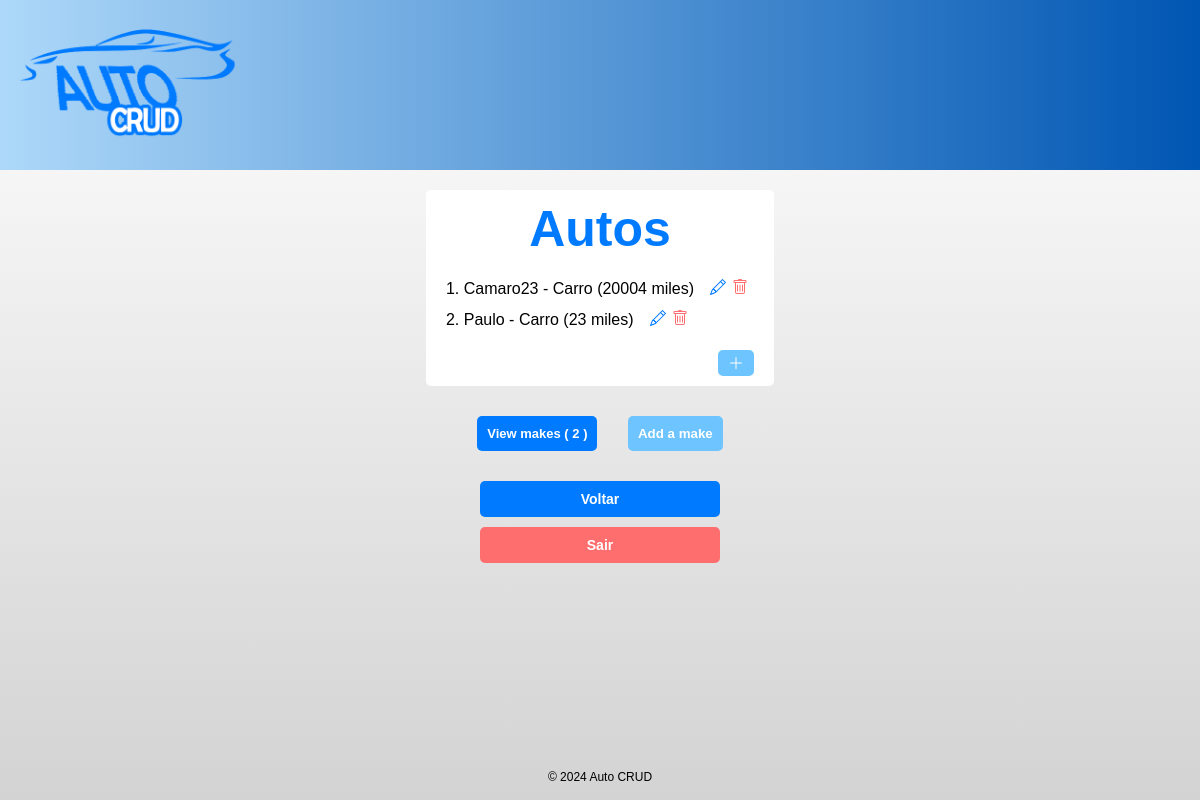
Before: /crud/autos/ (signed in) with the older database file.
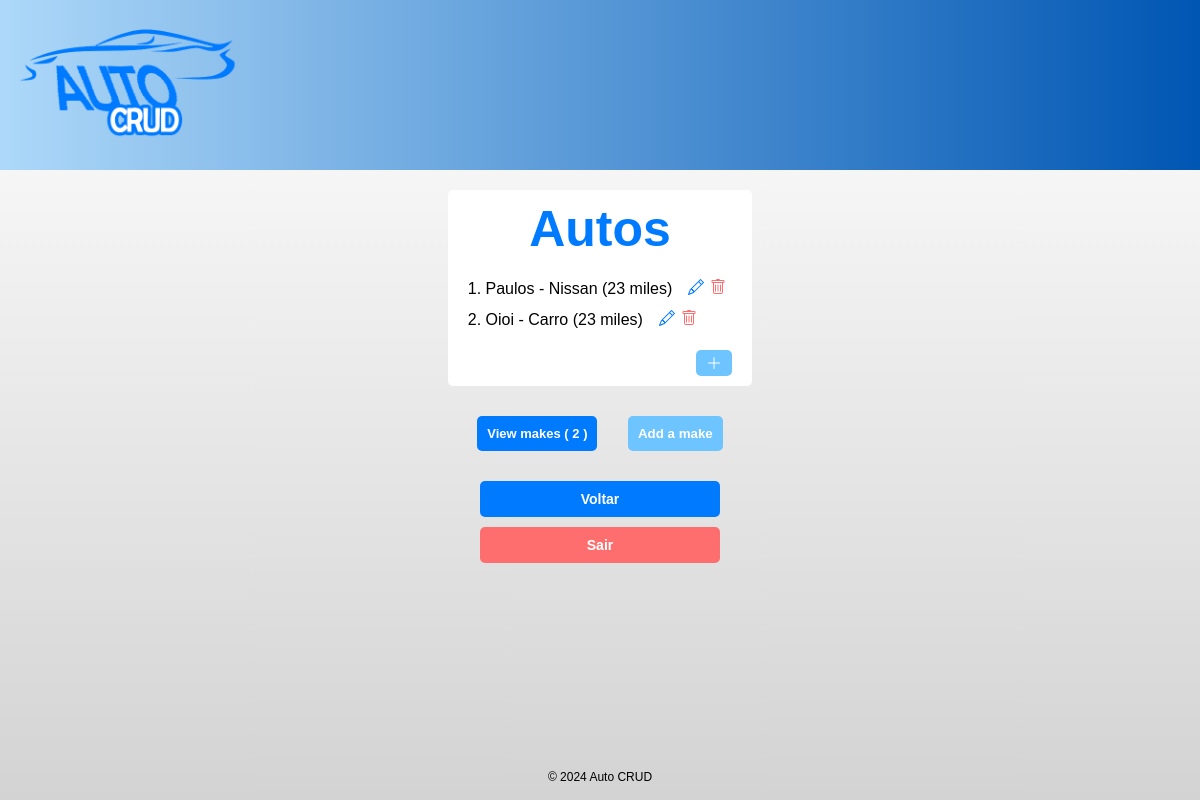
After: the same page with the newer database file.
### autocrud/models.py (models this page shows, shortened)
class Auto(models.Model):
    nickname = models.CharField(max_length=200)
    mileage = models.PositiveIntegerField()
    make = models.ForeignKey('Make', on_delete=models.CASCADE, null=False)
    user = models.ForeignKey(User, on_delete=models.CASCADE, null=False)
    user_specific_id = models.PositiveIntegerField()

class Make(models.Model):
    name = models.CharField(max_length=50)
    user = models.ForeignKey(User, on_delete=models.CASCADE, null=False)
    def __str__(self):
        return self.name

### autocrud/views.py (the view)
# urls.py: path('autos/', views.autos, name='autos'),
@login_required(login_url='/crud/login/') #Faz a autenticação e a gente escolhe a página de login (Por padrão é '/accounts/login/')
def autos(request):
    if request.method == 'POST' and 'sair' in request.POST:
        logout(request)
        return redirect('autocrud:autos')
    else:
        user_id = request.user.id
        makeCount = Make.objects.filter(user_id=user_id).count()
        makes = Make.objects.filter(user_id=user_id)
        autos = Auto.objects.filter(user_id=user_id)
        return render(request, 'autolist.html', {'makeCount': makeCount, 'makes': makes, 'autos': autos })

### autocrud/templates/autolist.html (shortened to what this page needs)
{% extends "base.html" %}
{% block content %}
{% if autos %}
        <div style="margin-top: 20px; background-color: white; padding: 10px 20px; border-radius: 5px; display: inline-block;">
        <h1 style="font-size: 50px; margin: 0px 0px 20px 0px; color: #007bff;">Autos</h1>
            <ul style="list-style-type: none; padding: 0; text-align: center;">
                {% for auto in autos %}
                    <li style="margin-bottom: 10px; display: flex; align-items: center;">
                        {{ forloop.counter }}. {{ auto.nickname }} - {{ auto.make }} ({{ auto.mileage }} miles)
                        <a href="{% url 'autocrud:auto_update' auto.id %}">
                            <button id="openModalBtnAutoUpdate" class="edit" style="background-color: transparent; border: none; cursor: pointer; margin-right: -6px;">
                            </button>
                        </a>
                        <form action="{% url 'autocrud:auto_delete' auto.id %}" method="POST">
                            <button type="submit" class="delete" style="border: none; background-color: transparent; display: block;"></button>
                        </form>
                    </li>
                {% endfor %}
            </ul>
                {% if makeCount > 0 %}
                    <div style="text-align: right;">
                        <button class="plus" id="openModalBtnAuto" style="border-radius: 5px; margin-top: 10px; padding-top: 5px; right: 0px;"><svg xmlns="http://www.w3.org/2000/svg" width="16" height="16" fill="currentColor" class="bi bi-plus-lg" viewBox="0 0 16 16">
                            <path fill-rule="evenodd" d="M8 2a.5.5 0 0 1 .5.5v5h5a.5.5 0 0 1 0 1h-5v5a.5.5 0 0 1-1 0v-5h-5a.5.5 0 0 1 0-1h5v-5A.5.5 0 0 1 8 2"/>
                        </svg></button>
                    </div>
                {% else %}
                    <p style="margin-top: 10px;">Please add a make before you add an auto.</p>
                {% endif %}
        </div>
{% endif %}
        <p style="margin-top: 30px;">
            <a href="{% url 'autocrud:makes' %}" class="viewmakes">View makes ( {{ makeCount }} )</a>
            <button class="plus" id="openModalBtn" style="padding: 10px; margin-left: 26px;">Add a make</button>
        </p>
{% endblock content %}

### autocrud/templates/base.html (shortened to what this page needs)
<!DOCTYPE html>
<html lang="pt-br">
<head>
    {% load static %}
</head>
<body>
    <div class="navbar">
        <img src="{% static 'autocrud/images/autologo.png' %}" alt="Logo">
    </div>
    {% block content %}
    {% endblock %}
    <div class="button">
        <form action="{% url 'autocrud:autos' %}" method="POST">
            <div class="botoes">
                <a href="{% url 'home' %}" style="font-size: 14px;">Voltar</a>
                <input type="submit" value="Sair" name="sair" style="font-size: 14px">
            </div>
        </form>
    </div>
    <footer>
        <p>© 2024 Auto CRUD</p>
    </footer>
</body>
</html>

### autocrud/templates/base.html (style rules this page uses)
* { margin: 0; font-family: 'arial'; }
.edit { text-decoration: none; color: #007bff; margin-left: 10px; }
.delete { text-decoration: none; color: #FF6E6E; }
.plus { border: none; border-radius: 5px; color: white; background-color: #6EC4FF; padding: 2px 10px; text-align: right; cursor: pointer; font-weight: bold; }
.viewmakes { text-decoration: none; color: white; background-color:#007bff; font-weight: bold; padding: 10px; border-radius: 5px; font-size: 13px; }
.button { margin-top: 20px; }
.button a { display: inline-block; padding: 10px 20px; background-color: #007bff; color: white; text-decoration: none; border-radius: 5px; transition: background-color 0.3s ease; }
body { text-align: center; background-image: linear-gradient(to bottom, white, lightgrey); background-size: 100vw 100vh; background-repeat: no-repeat; }
h1 { text-align: center; color: black; font-size: 150px; font-family: 'arial'; }
.botoes { display: flex; flex-direction: column; align-items: center; margin-top: 10px; }
.button a { display: inline-block; padding: 10px 20px; background-color: #007bff; color: white; text-decoration: none; border-radius: 5px; transition: background-color 0.3s ease; font-family: 'arial'; font-weight: bold; border: none; cursor: pointer; width: 200px; margin-top: 10px; }
.button input[type="submit"] { display: inline-block; padding: 10px 20px; background-color: #FF6E6E; color: white; text-decoration: none; border-radius: 5px; transition: background-color 0.3s ease; font-family: 'arial'; font-weight: bold; border: none; cursor: pointer; width: 240px; margin-top: 10px; }
.navbar { display: flex; align-items: center; justify-content: flex-start; background-image: linear-gradient(to right, #ADD8F9, #0056b3); padding: 10px; color: white; font-family: 'arial'; }
.navbar img { margin-right: 20px; height: 150px; }
footer { font-size: 12px; font-family: 'arial'; height: 100px; position: fixed; bottom: 0; width: 100%; }
footer p { margin-top: 70px; }

Changed rows visible on the page:
removed Auto: nickname "Camaro23", make "Carro", mileage "20004"
removed Auto: nickname "Paulo", make "Carro", mileage "23"
added Auto: nickname "Paulos", make "Nissan", mileage "23"
added Auto: nickname "Oioi", make "Carro", mileage "23"
